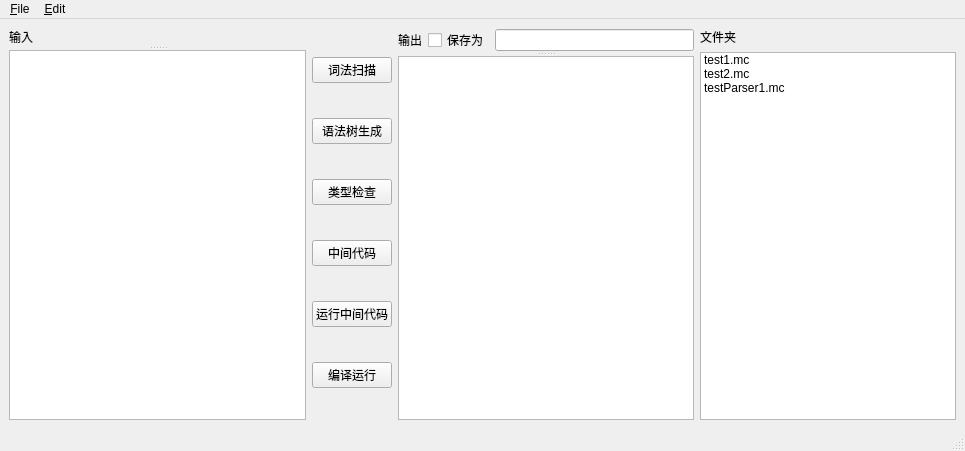
<?xml version="1.0" encoding="UTF-8"?>
<ui version="4.0">
 <class>Editor</class>
 <widget class="QMainWindow" name="Editor">
  <property name="geometry">
   <rect>
    <x>0</x>
    <y>0</y>
    <width>965</width>
    <height>451</height>
   </rect>
  </property>
  <property name="sizePolicy">
   <sizepolicy hsizetype="Expanding" vsizetype="Expanding">
    <horstretch>0</horstretch>
    <verstretch>0</verstretch>
   </sizepolicy>
  </property>
  <property name="windowTitle">
   <string>Editor</string>
  </property>
  <widget class="QWidget" name="centralwidget">
   <property name="sizePolicy">
    <sizepolicy hsizetype="Expanding" vsizetype="Expanding">
     <horstretch>4</horstretch>
     <verstretch>3</verstretch>
    </sizepolicy>
   </property>
   <layout class="QGridLayout" name="gridLayout">
    <item row="0" column="0">
     <widget class="QSplitter" name="splitter">
      <property name="sizePolicy">
       <sizepolicy hsizetype="Expanding" vsizetype="Expanding">
        <horstretch>2</horstretch>
        <verstretch>0</verstretch>
       </sizepolicy>
      </property>
      <property name="orientation">
       <enum>Qt::Vertical</enum>
      </property>
      <widget class="QLabel" name="label_3">
       <property name="sizePolicy">
        <sizepolicy hsizetype="Expanding" vsizetype="Preferred">
         <horstretch>0</horstretch>
         <verstretch>0</verstretch>
        </sizepolicy>
       </property>
       <property name="locale">
        <locale language="Chinese" country="China"/>
       </property>
       <property name="text">
        <string>输入</string>
       </property>
      </widget>
      <widget class="QTextEdit" name="codeArea">
       <property name="sizePolicy">
        <sizepolicy hsizetype="Expanding" vsizetype="Expanding">
         <horstretch>0</horstretch>
         <verstretch>1</verstretch>
        </sizepolicy>
       </property>
       <property name="focusPolicy">
        <enum>Qt::StrongFocus</enum>
       </property>
       <property name="locale">
        <locale language="English" country="UnitedStates"/>
       </property>
       <property name="sizeAdjustPolicy">
        <enum>QAbstractScrollArea::AdjustToContents</enum>
       </property>
       <property name="html">
        <string>&lt;!DOCTYPE HTML PUBLIC &quot;-//W3C//DTD HTML 4.0//EN&quot; &quot;http://www.w3.org/TR/REC-html40/strict.dtd&quot;&gt;
&lt;html&gt;&lt;head&gt;&lt;meta name=&quot;qrichtext&quot; content=&quot;1&quot; /&gt;&lt;style type=&quot;text/css&quot;&gt;
p, li { white-space: pre-wrap; }
&lt;/style&gt;&lt;/head&gt;&lt;body style=&quot; font-family:'Ubuntu'; font-size:11pt; font-weight:400; font-style:normal;&quot;&gt;
&lt;p style=&quot;-qt-paragraph-type:empty; margin-top:0px; margin-bottom:0px; margin-left:0px; margin-right:0px; -qt-block-indent:0; text-indent:0px; font-family:'Ubuntu';&quot;&gt;&lt;br /&gt;&lt;/p&gt;&lt;/body&gt;&lt;/html&gt;</string>
       </property>
      </widget>
     </widget>
    </item>
    <item row="0" column="1">
     <layout class="QVBoxLayout" name="verticalLayout">
      <property name="sizeConstraint">
       <enum>QLayout::SetFixedSize</enum>
      </property>
      <item>
       <widget class="QPushButton" name="scannerBtn">
        <property name="sizePolicy">
         <sizepolicy hsizetype="Preferred" vsizetype="Fixed">
          <horstretch>1</horstretch>
          <verstretch>0</verstretch>
         </sizepolicy>
        </property>
        <property name="locale">
         <locale language="Chinese" country="China"/>
        </property>
        <property name="text">
         <string>词法扫描</string>
        </property>
       </widget>
      </item>
      <item>
       <widget class="QPushButton" name="genTreeBtn">
        <property name="sizePolicy">
         <sizepolicy hsizetype="Preferred" vsizetype="Fixed">
          <horstretch>0</horstretch>
          <verstretch>0</verstretch>
         </sizepolicy>
        </property>
        <property name="locale">
         <locale language="Chinese" country="China"/>
        </property>
        <property name="text">
         <string>语法树生成</string>
        </property>
       </widget>
      </item>
      <item>
       <widget class="QPushButton" name="semanticAnalysisBtn">
        <property name="sizePolicy">
         <sizepolicy hsizetype="Expanding" vsizetype="Fixed">
          <horstretch>0</horstretch>
          <verstretch>0</verstretch>
         </sizepolicy>
        </property>
        <property name="locale">
         <locale language="Chinese" country="China"/>
        </property>
        <property name="text">
         <string>类型检查</string>
        </property>
       </widget>
      </item>
      <item>
       <widget class="QPushButton" name="genMachineCodeBtn">
        <property name="sizePolicy">
         <sizepolicy hsizetype="Expanding" vsizetype="Fixed">
          <horstretch>0</horstretch>
          <verstretch>0</verstretch>
         </sizepolicy>
        </property>
        <property name="locale">
         <locale language="Chinese" country="China"/>
        </property>
        <property name="text">
         <string>中间代码</string>
        </property>
       </widget>
      </item>
      <item>
       <widget class="QPushButton" name="runMachineCodeBtn">
        <property name="sizePolicy">
         <sizepolicy hsizetype="Expanding" vsizetype="Fixed">
          <horstretch>0</horstretch>
          <verstretch>0</verstretch>
         </sizepolicy>
        </property>
        <property name="locale">
         <locale language="Chinese" country="China"/>
        </property>
        <property name="text">
         <string>运行中间代码</string>
        </property>
       </widget>
      </item>
      <item>
       <widget class="QPushButton" name="clearBtn">
        <property name="sizePolicy">
         <sizepolicy hsizetype="Expanding" vsizetype="Fixed">
          <horstretch>0</horstretch>
          <verstretch>0</verstretch>
         </sizepolicy>
        </property>
        <property name="locale">
         <locale language="Chinese" country="China"/>
        </property>
        <property name="text">
         <string>编译运行</string>
        </property>
       </widget>
      </item>
     </layout>
    </item>
    <item row="0" column="2">
     <widget class="QSplitter" name="splitter_2">
      <property name="sizePolicy">
       <sizepolicy hsizetype="Preferred" vsizetype="Expanding">
        <horstretch>2</horstretch>
        <verstretch>0</verstretch>
       </sizepolicy>
      </property>
      <property name="orientation">
       <enum>Qt::Vertical</enum>
      </property>
      <widget class="QWidget" name="">
       <layout class="QHBoxLayout" name="horizontalLayout">
        <item>
         <widget class="QLabel" name="label">
          <property name="locale">
           <locale language="Chinese" country="China"/>
          </property>
          <property name="text">
           <string>输出</string>
          </property>
         </widget>
        </item>
        <item>
         <widget class="QCheckBox" name="saveCheckBox">
          <property name="locale">
           <locale language="Chinese" country="China"/>
          </property>
          <property name="text">
           <string>保存为</string>
          </property>
         </widget>
        </item>
        <item>
         <widget class="QLineEdit" name="savePathEdit"/>
        </item>
       </layout>
      </widget>
      <widget class="QTextBrowser" name="outputArea">
       <property name="sizePolicy">
        <sizepolicy hsizetype="Expanding" vsizetype="Expanding">
         <horstretch>2</horstretch>
         <verstretch>1</verstretch>
        </sizepolicy>
       </property>
      </widget>
     </widget>
    </item>
    <item row="0" column="3">
     <layout class="QVBoxLayout" name="verticalLayout_2">
      <item>
       <widget class="QLabel" name="label_2">
        <property name="sizePolicy">
         <sizepolicy hsizetype="Fixed" vsizetype="Preferred">
          <horstretch>0</horstretch>
          <verstretch>0</verstretch>
         </sizepolicy>
        </property>
        <property name="locale">
         <locale language="Chinese" country="China"/>
        </property>
        <property name="text">
         <string>文件夹</string>
        </property>
       </widget>
      </item>
      <item>
       <widget class="QListWidget" name="listWidget">
        <property name="sizePolicy">
         <sizepolicy hsizetype="Fixed" vsizetype="Expanding">
          <horstretch>0</horstretch>
          <verstretch>1</verstretch>
         </sizepolicy>
        </property>
        <property name="baseSize">
         <size>
          <width>0</width>
          <height>0</height>
         </size>
        </property>
        <item>
         <property name="text">
          <string>test1.mc</string>
         </property>
        </item>
        <item>
         <property name="text">
          <string>test2.mc</string>
         </property>
        </item>
        <item>
         <property name="text">
          <string>testParser1.mc</string>
         </property>
        </item>
       </widget>
      </item>
     </layout>
    </item>
   </layout>
  </widget>
  <widget class="QMenuBar" name="menubar">
   <property name="geometry">
    <rect>
     <x>0</x>
     <y>0</y>
     <width>965</width>
     <height>26</height>
    </rect>
   </property>
   <widget class="QMenu" name="menu_File">
    <property name="title">
     <string>&amp;File</string>
    </property>
    <addaction name="action_New"/>
    <addaction name="separator"/>
    <addaction name="action_Open"/>
    <addaction name="actionOpen_Folder"/>
    <addaction name="separator"/>
    <addaction name="action_Save"/>
    <addaction name="actionSave_As"/>
    <addaction name="separator"/>
    <addaction name="action_Preference"/>
    <addaction name="separator"/>
    <addaction name="actionClose"/>
   </widget>
   <widget class="QMenu" name="menu_Edit">
    <property name="title">
     <string>&amp;Edit</string>
    </property>
    <addaction name="actionUndo"/>
    <addaction name="actionRedo"/>
    <addaction name="separator"/>
    <addaction name="actionCut"/>
    <addaction name="actionCopy"/>
    <addaction name="actionPaste"/>
    <addaction name="separator"/>
    <addaction name="actionSelect_All"/>
   </widget>
   <addaction name="menu_File"/>
   <addaction name="menu_Edit"/>
  </widget>
  <widget class="QStatusBar" name="statusbar"/>
  <action name="action_New">
   <property name="text">
    <string>&amp;New</string>
   </property>
   <property name="shortcut">
    <string>Ctrl+N</string>
   </property>
  </action>
  <action name="action_Open">
   <property name="text">
    <string>&amp;Open</string>
   </property>
   <property name="shortcut">
    <string>Ctrl+O</string>
   </property>
  </action>
  <action name="action_Save">
   <property name="text">
    <string>&amp;Save</string>
   </property>
   <property name="shortcut">
    <string>Ctrl+S</string>
   </property>
  </action>
  <action name="actionSave_As">
   <property name="text">
    <string>Save As...</string>
   </property>
   <property name="shortcut">
    <string>Ctrl+Shift+S</string>
   </property>
  </action>
  <action name="actionClose">
   <property name="text">
    <string>Close</string>
   </property>
   <property name="shortcut">
    <string>Ctrl+W</string>
   </property>
  </action>
  <action name="action_Preference">
   <property name="text">
    <string>&amp;Preference</string>
   </property>
   <property name="shortcut">
    <string>Ctrl+,</string>
   </property>
  </action>
  <action name="actionUndo">
   <property name="text">
    <string>Undo</string>
   </property>
   <property name="shortcut">
    <string>Ctrl+Z</string>
   </property>
  </action>
  <action name="actionRedo">
   <property name="text">
    <string>Redo</string>
   </property>
   <property name="shortcut">
    <string>Ctrl+Shift+Z</string>
   </property>
  </action>
  <action name="actionCopy">
   <property name="text">
    <string>Copy</string>
   </property>
   <property name="shortcut">
    <string>Ctrl+C</string>
   </property>
  </action>
  <action name="actionCut">
   <property name="text">
    <string>Cut</string>
   </property>
   <property name="shortcut">
    <string>Ctrl+X</string>
   </property>
  </action>
  <action name="actionPaste">
   <property name="text">
    <string>Paste</string>
   </property>
   <property name="shortcut">
    <string>Ctrl+V</string>
   </property>
  </action>
  <action name="actionSelect_All">
   <property name="text">
    <string>Select All</string>
   </property>
   <property name="shortcut">
    <string>Ctrl+A</string>
   </property>
  </action>
  <action name="actionOpen_Folder">
   <property name="text">
    <string>Open Folder</string>
   </property>
  </action>
 </widget>
 <resources/>
 <connections/>
</ui>
